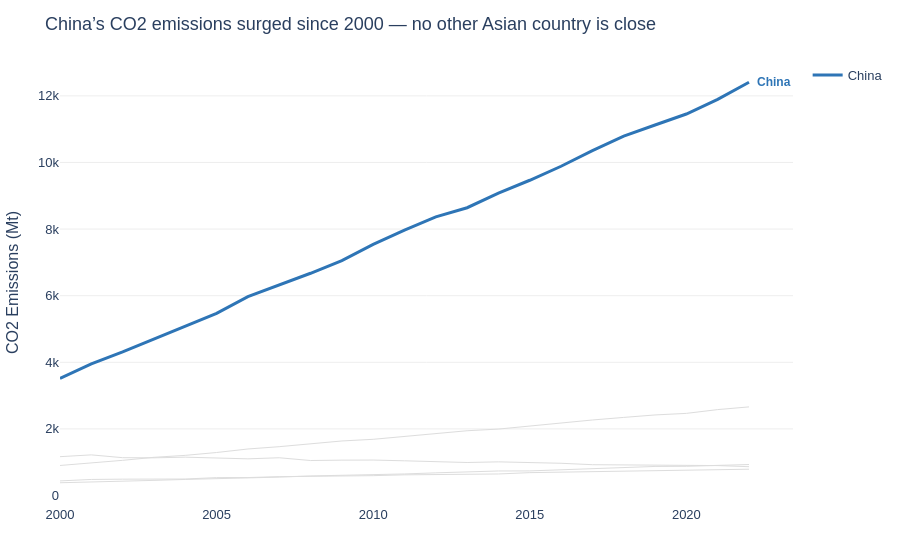

Notebook code cell kept with this figure:
### Code cell
#declutter
fig.update_layout(
    title="China’s CO2 emissions surged since 2000 — no other Asian country is close",
    plot_bgcolor='white',
    paper_bgcolor='white',
    font=dict(family='Arial', size=13),

    yaxis=dict(
        title='CO2 Emissions (Mt)',
        gridcolor='#EEEEEE'
    ),

    xaxis=dict(
        showgrid=False,
        title=''
    ),

    margin=dict(l=60, r=80, t=60, b=40)
)

### Figure 1 — Plotly figure (JSON) as saved in the notebook; plotly's stock layout.template omitted (floating-point values rounded to 4 significant figures)
{"data": [{"line": {"color": "#2E75B6", "width": 3}, "mode": "lines", "name": "China", "type": "scatter", "x": [2000, 2001, 2002, 2003, 2004, 2005, 2006, 2007, 2008, 2009, 2010, 2011, 2012, 2013, 2014, 2015, 2016, 2017, 2018, 2019, 2020, 2021, 2022], "y": [3514.0, 3952.0, 4312, 4692.0, 5079.0, 5468.0, 5974, 6323.0, 6673, 7053.0, 7543.0, 7972.0, 8365.0, 8641.0, 9078.0, 9466.0, 9887, 10360.0, 10790.0, 11130.0, 11450.0, 11900.0, 12410.0]}, {"line": {"color": "#DDDDDD", "width": 1}, "mode": "lines", "name": "India", "showlegend": false, "type": "scatter", "x": [2000, 2001, 2002, 2003, 2004, 2005, 2006, 2007, 2008, 2009, 2010, 2011, 2012, 2013, 2014, 2015, 2016, 2017, 2018, 2019, 2020, 2021, 2022], "y": [901.6, 974.6, 1056, 1146.0, 1205.0, 1291, 1396.0, 1466.0, 1542.0, 1637.0, 1687.0, 1774.0, 1865.0, 1945.0, 1994.0, 2092.0, 2177.0, 2267.0, 2345.0, 2419.0, 2466.0, 2580.0, 2661.0]}, {"line": {"color": "#DDDDDD", "width": 1}, "mode": "lines", "name": "Japan", "showlegend": false, "type": "scatter", "x": [2000, 2001, 2002, 2003, 2004, 2005, 2006, 2007, 2008, 2009, 2010, 2011, 2012, 2013, 2014, 2015, 2016, 2017, 2018, 2019, 2020, 2021, 2022], "y": [1166.0, 1220.0, 1136.0, 1131.0, 1151.0, 1127.0, 1101.0, 1133.0, 1050.0, 1061.0, 1064.0, 1042.0, 1005.0, 990.9, 1010.0, 996.6, 967.4, 925.1, 916.6, 914.5, 902.8, 898.1, 865.1]}, {"line": {"color": "#DDDDDD", "width": 1}, "mode": "lines", "name": "South Korea", "showlegend": false, "type": "scatter", "x": [2000, 2001, 2002, 2003, 2004, 2005, 2006, 2007, 2008, 2009, 2010, 2011, 2012, 2013, 2014, 2015, 2016, 2017, 2018, 2019, 2020, 2021, 2022], "y": [438.1, 481.5, 490.6, 490.8, 494.6, 537.2, 539, 566.1, 570, 585.4, 595.9, 620.6, 631.1, 649.6, 646.2, 686.5, 704, 706, 738.5, 750.8, 755.8, 777.3, 789.5]}, {"line": {"color": "#DDDDDD", "width": 1}, "mode": "lines", "name": "Indonesia", "showlegend": false, "type": "scatter", "x": [2000, 2001, 2002, 2003, 2004, 2005, 2006, 2007, 2008, 2009, 2010, 2011, 2012, 2013, 2014, 2015, 2016, 2017, 2018, 2019, 2020, 2021, 2022], "y": [382.8, 400.4, 430.7, 453.8, 482.6, 501.9, 533, 551.8, 586.6, 602.5, 614.5, 647.3, 680.1, 717.7, 736.3, 738.2, 768.8, 813.7, 834.8, 872.3, 876.5, 898.5, 930.5]}], "layout": {"annotations": [{"font": {"color": "#2E75B6", "family": "Arial", "size": 12}, "showarrow": false, "text": "<b>China</b>", "x": 2022, "xanchor": "left", "xshift": 6, "y": 12410.0}], "font": {"family": "Arial", "size": 13}, "margin": {"b": 40, "l": 60, "r": 80, "t": 60}, "paper_bgcolor": "white", "plot_bgcolor": "white", "title": {"text": "China’s CO2 emissions surged since 2000 — no other Asian country is close"}, "xaxis": {"showgrid": false, "title": {"text": ""}}, "yaxis": {"gridcolor": "#EEEEEE", "title": {"text": "CO2 Emissions (Mt)"}}}}
